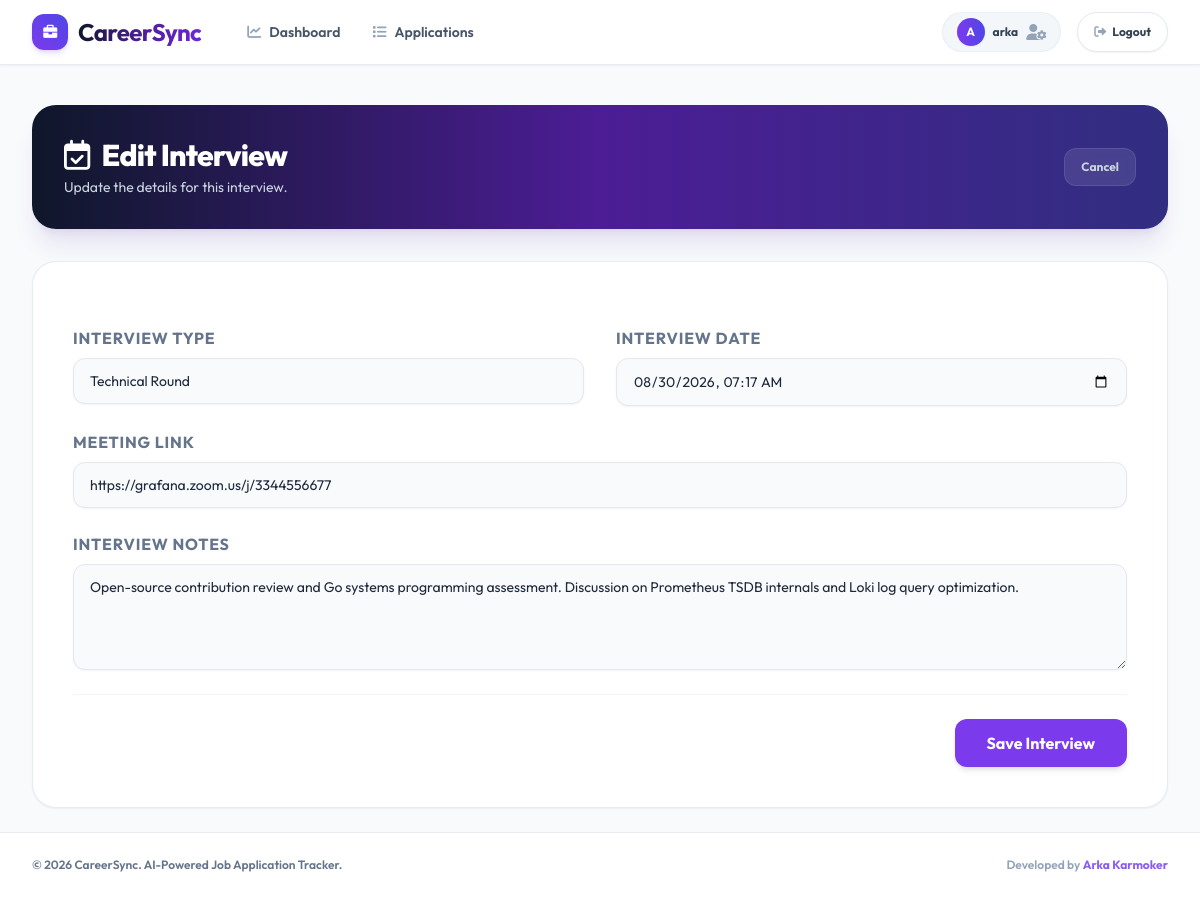
Screenshot of /interviews/19/edit/ (signed in) with the database file from the repository.
### tracker/models.py (models this page shows, shortened)
class Interview(models.Model):
    application = models.ForeignKey(JobApplication, on_delete=models.CASCADE, related_name='interviews')
    interview_date = models.DateTimeField()
    interview_type = models.CharField(max_length=100)
    meeting_link = models.URLField(blank=True, null=True)
    interview_notes = models.TextField(blank=True, null=True)
    created_at = models.DateTimeField(auto_now_add=True)

### tracker/views.py (the view, shortened to what this page needs)
# urls.py: path('interviews/<int:pk>/edit/', views.InterviewUpdateView.as_view(), name='interview_update'),
class InterviewUpdateView(LoginRequiredMixin, UpdateView):
    model = Interview
    form_class = InterviewForm
    template_name = 'tracker/interview_form.html'
    def get_queryset(self):
        return Interview.objects.filter(application__user=self.request.user)
    def get_initial(self):
        initial = super().get_initial()
        if self.object and self.object.interview_date:
            initial['interview_date'] = self.object.interview_date.replace(second=0, microsecond=0)
        return initial

### tracker/forms.py (shortened to what this page needs)
class InterviewForm(forms.ModelForm):
    class Meta:
        model = Interview
        fields = ['interview_type', 'interview_date', 'meeting_link', 'interview_notes']
        widgets = {
            'interview_date': forms.DateTimeInput(
                format='%Y-%m-%dT%H:%M',
                attrs={'type': 'datetime-local'}
            ),
        }
    def __init__(self, *args, **kwargs):
        super().__init__(*args, **kwargs)
        if self.instance and self.instance.pk and self.instance.interview_date:
            self.initial['interview_date'] = self.instance.interview_date.replace(second=0, microsecond=0)
        for field_name in ['interview_type', 'meeting_link', 'interview_notes']:
            if field_name in self.initial and isinstance(self.initial[field_name], str):
                self.initial[field_name] = self.initial[field_name].replace('\r\n', '\n')

### templates/tracker/interview_form.html (shortened to what this page needs)
{% extends 'base.html' %}
{% block content %}
<div class="w-full">
    <div class="bg-gradient-to-r from-slate-900 via-primary-900 to-indigo-900 rounded-3xl p-8 mb-8 text-white shadow-xl shadow-primary-900/10 flex justify-between items-center">
        <div>
            <h1 class="text-2xl sm:text-3xl font-extrabold tracking-tight text-white flex items-center">
                <i class="far fa-calendar-check text-primary-400 mr-3"></i> {% if form.instance.pk %}Edit Interview{% else %}Add Interview{% endif %}
            </h1>
            <p class="text-slate-300 text-xs sm:text-sm mt-1">{% if form.instance.pk %}Update the details for this interview.{% else %}Schedule a new interview round for this job application.{% endif %}</p>
        </div>
        <a href="{% if form.instance.pk %}{% url 'application_detail' form.instance.application.pk %}{% else %}{% url 'application_detail' view.kwargs.application_id %}{% endif %}" class="text-slate-300 hover:text-white text-xs font-bold bg-white/10 hover:bg-white/20 px-4 py-2.5 rounded-xl backdrop-blur-sm transition border border-white/10">
            Cancel
        </a>
    </div>
    <div class="bg-white p-8 sm:p-10 rounded-3xl shadow-sm border border-slate-200/80">
        <form method="post" autocomplete="off" class="space-y-6">
            <div class="grid grid-cols-1 md:grid-cols-2 gap-x-8 gap-y-6">
                <div>
                    <label for="{{ form.interview_type.id_for_label }}" class="block text-2xs font-bold text-slate-500 uppercase tracking-wider mb-2">{{ form.interview_type.label }}</label>
                    <input type="text" name="interview_type" id="{{ form.interview_type.id_for_label }}" value="{{ form.interview_type.value|default_if_none:'' }}" placeholder="e.g. HR, Technical, Final" class="appearance-none block w-full px-4 py-3 bg-slate-50 border border-slate-200 rounded-xl shadow-sm focus:outline-none focus:ring-2 focus:ring-primary-500 focus:border-primary-500 text-sm transition focus:bg-white" required>
                </div>
                <div>
                    <label for="{{ form.interview_date.id_for_label }}" class="block text-2xs font-bold text-slate-500 uppercase tracking-wider mb-2">{{ form.interview_date.label }}</label>
                    <input type="datetime-local" name="interview_date" id="{{ form.interview_date.id_for_label }}" value="{% if form.interview_date.value %}{% if form.interview_date.value.year %}{{ form.interview_date.value|date:'Y-m-d\TH:i' }}{% else %}{{ form.interview_date.value }}{% endif %}{% endif %}" class="appearance-none block w-full px-4 py-3 bg-slate-50 border border-slate-200 rounded-xl shadow-sm focus:outline-none focus:ring-2 focus:ring-primary-500 focus:border-primary-500 text-sm transition focus:bg-white" required>
                </div>
                <div class="md:col-span-2">
                    <label for="{{ form.meeting_link.id_for_label }}" class="block text-2xs font-bold text-slate-500 uppercase tracking-wider mb-2">{{ form.meeting_link.label }}</label>
                    <input type="url" name="meeting_link" id="{{ form.meeting_link.id_for_label }}" value="{{ form.meeting_link.value|default_if_none:'' }}" placeholder="https://zoom.us/j/123456789 or https://meet.google.com/abc-defg-hij" class="appearance-none block w-full px-4 py-3 bg-slate-50 border border-slate-200 rounded-xl shadow-sm focus:outline-none focus:ring-2 focus:ring-primary-500 focus:border-primary-500 text-sm transition focus:bg-white">
                </div>
                <div class="md:col-span-2">
                    <label for="{{ form.interview_notes.id_for_label }}" class="block text-2xs font-bold text-slate-500 uppercase tracking-wider mb-2">{{ form.interview_notes.label }}</label>
                    <textarea name="interview_notes" id="{{ form.interview_notes.id_for_label }}" rows="4" placeholder="Add notes about the interviewer, key topics to prepare, or questions asked..." class="appearance-none block w-full px-4 py-3 bg-slate-50 border border-slate-200 rounded-xl shadow-sm focus:outline-none focus:ring-2 focus:ring-primary-500 focus:border-primary-500 text-sm transition focus:bg-white">{{ form.interview_notes.value|default_if_none:'' }}</textarea>
                </div>
            </div>
            <div class="pt-6 border-t border-slate-100 flex justify-end">
                <button type="submit" class="w-full sm:w-auto bg-primary-600 hover:bg-primary-700 text-white font-bold py-3 px-8 rounded-xl shadow-md transition transform hover:-translate-y-0.5">
                    Save Interview
                </button>
            </div>
        </form>
    </div>
</div>
{% endblock %}

### templates/base.html (shortened to what this page needs)
{% load static %}
<!DOCTYPE html>
<html lang="en">
<head>
    <script src="https://cdn.tailwindcss.com"></script>
    <script src="{% static 'js/tailwind-config.js' %}"></script>
    <link href="https://cdnjs.cloudflare.com/ajax/libs/font-awesome/6.0.0/css/all.min.css" rel="stylesheet">
    <link href="{% static 'css/style.css' %}" rel="stylesheet">
</head>
<body class="bg-slate-50/90 text-slate-800 font-sans min-h-screen flex flex-col antialiased">
    <nav class="bg-white/90 backdrop-blur-md sticky top-0 z-50 border-b border-slate-200/80 shadow-sm">
        <div class="max-w-7xl mx-auto px-4 sm:px-6 lg:px-8">
            <div class="flex justify-between h-16">
                <div class="flex items-center space-x-8">
                    <a href="{% url 'dashboard' %}" class="flex-shrink-0 flex items-center text-slate-900 font-bold text-2xl tracking-tight transition hover:opacity-90">
                        <div class="bg-gradient-to-tr from-primary-600 to-indigo-600 text-white p-2 rounded-xl mr-2.5 shadow-md shadow-primary-500/20 flex items-center justify-center h-9 w-9">
                            <i class="fas fa-briefcase text-sm"></i>
                        </div>
                        <span class="bg-gradient-to-r from-slate-900 via-primary-900 to-primary-700 bg-clip-text text-transparent">CareerSync</span>
                    </a>
                    {% if user.is_authenticated %}
                    <div class="hidden md:flex items-center space-x-1">
                        <a href="{% url 'dashboard' %}" class="text-slate-600 hover:text-primary-600 hover:bg-primary-50/80 px-3.5 py-2 rounded-xl text-sm font-semibold transition flex items-center">
                            <i class="fas fa-chart-line mr-2 text-slate-400"></i> Dashboard
                        </a>
                        <a href="{% url 'application_list' %}" class="text-slate-600 hover:text-primary-600 hover:bg-primary-50/80 px-3.5 py-2 rounded-xl text-sm font-semibold transition flex items-center">
                            <i class="fas fa-list mr-2 text-slate-400"></i> Applications
                        </a>
                    </div>
                    {% endif %}
                </div>
                <div class="flex items-center">
                    {% if user.is_authenticated %}
                        <a href="{% url 'profile' %}" title="View & Edit Profile" class="hidden md:flex h-10 items-center mr-4 bg-slate-100/80 hover:bg-primary-50 px-3.5 rounded-full border border-slate-200/60 transition group">
                            <div class="h-7 w-7 rounded-full bg-gradient-to-r from-primary-600 to-indigo-600 flex items-center justify-center text-white text-xs font-bold shadow-sm">
                                {{ user.username|make_list|first|upper }}
                            </div>
                            <span class="text-slate-700 group-hover:text-primary-700 ml-2 text-xs font-bold transition">{{ user.username }}</span>
                            <i class="fas fa-user-cog ml-2 text-2xs text-slate-400 group-hover:text-primary-600"></i>
                        </a>
                        <form action="{% url 'logout' %}" method="post" class="hidden md:inline">
                            <button type="submit" class="bg-white border border-slate-200 hover:border-slate-300 text-slate-700 hover:text-red-600 px-4 h-10 rounded-full text-xs font-bold shadow-sm transition duration-150 hover:bg-slate-50 flex items-center">
                                <i class="fas fa-sign-out-alt mr-1.5 text-slate-400"></i> Logout
                            </button>
                        </form>
                    {% endif %}
                </div>
            </div>
        </div>
    </nav>
    <main class="flex-grow w-full max-w-7xl mx-auto px-4 sm:px-6 lg:px-8 py-6 flex flex-col">
        {% block content %}{% endblock %}
    </main>
    <footer class="bg-white border-t border-slate-200/80 mt-auto py-6">
        <div class="max-w-7xl mx-auto px-4 sm:px-6 lg:px-8">
            <div class="flex flex-col md:flex-row justify-between items-center text-slate-500">
                <p class="text-xs font-semibold">
                    &copy; {% now "Y" %} CareerSync. AI-Powered Job Application Tracker.
                </p>
                <div class="mt-3 md:mt-0 text-slate-400 text-xs font-semibold">
                    Developed by <a href="https://github.com/ArkaKarmoker" target="_blank" rel="noopener noreferrer" class="text-primary-500 hover:text-primary-600 transition font-bold">Arka Karmoker</a>
                </div>
            </div>
        </div>
    </footer>
</body>
</html>

### rows the page displays
Interview: interview_type "Technical Round", meeting_link "https://grafana.zoom.us/j/3344556677", interview_notes "Open-source contribution review and Go systems programming assessment. Discussion on Prometheus TSDB internals and Loki log query optimization."

### other values shown
{{ user.username|make_list|first|upper }} "A"
{{ user.username }} "arka"
